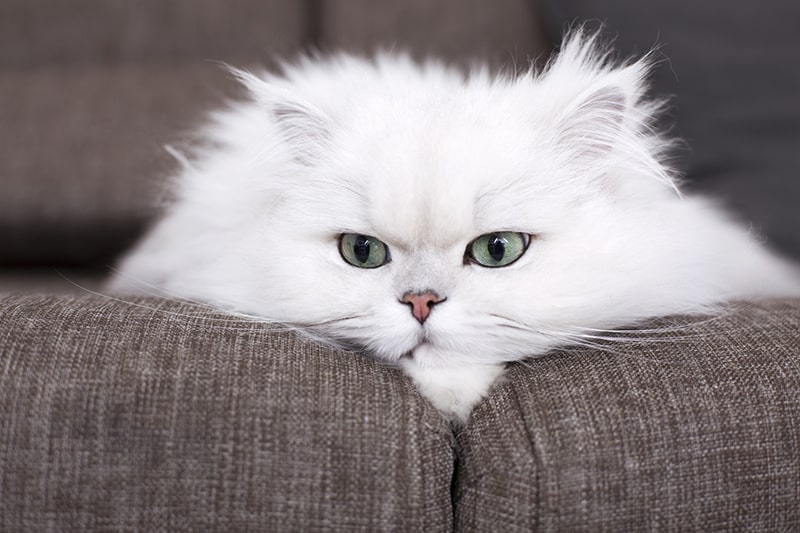
#> input picture data/image.jpg, 800 x 533 px
$ jupyter execute 10_morphological_operations.ipynb
#> lines starting #> are read from the running program, lines starting #| are printed output that depends on the picture; after the words box and inside, x2 and y2 are one past the last pixel; in counts of white or black regions, pixels touching at a corner belong together
# 10. Morphological Operations

## Table of Contents
1. [Libraries](#libraries)
2. [Erosion](#erosion)
3. [Dilation](#dilation)
4. [Opening](#opening)
5. [Closing](#closing)
6. [Morphological Gradient](#gradient)
7. [Morphological Hats](#hats)
   1. [Top or White Hat](#top)
   1. [Black Hat](#black)

## Importing Libraries <a class="anchor" id="libraries" ></a>

[cell 1]
import cv2
import numpy as np
import matplotlib.pyplot as plt

[cell 2]
img = cv2.imread("data/image.jpg")
#> img is the input picture: shape (533, 800, 3); mean B, G, R 132.1, 130.6, 138.4
img1 = cv2.cvtColor(img, cv2.COLOR_BGR2RGB)
img2 = cv2.imread("data/image.jpg",0)
#> img2: shape (533, 800); min 0, max 255, mean 133.1

[cell 3]
#function to see image
def imgshow(img=img,img1=img1,img2=img2, rows=1,columns=3):
#> called with rows = 1, columns = 3
    print(img.shape,img1.shape,img2.shape)
#| (533, 800, 3) (533, 800, 3) (533, 800)
    fig = plt.figure(figsize=(15,8))
    #adds a subplot at 1st position
    fig.add_subplot(rows,columns,1)
    plt.title('BGR Format')
    plt.imshow(img)

    #adds a subplot at 2nd position
    fig.add_subplot(rows,columns,2)
    plt.title('RGB Format')
    plt.imshow(img1)

    #adds a subplot at 3rd position
    fig.add_subplot(rows,columns, 3)
    plt.title('BGR to GRAY')
    plt.imshow(img2,cmap="gray")
    plt.show()
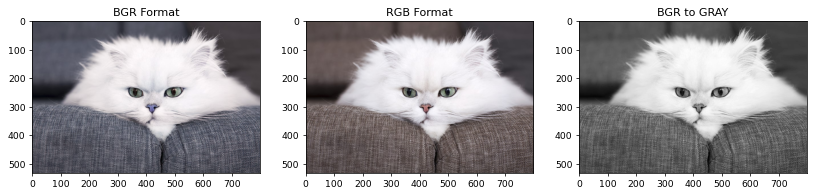
#> figure drawn by matplotlib, 3 panels; B, G, R data is drawn as R, G, B

imgshow(img=img,img1=img1,img2=img2, rows=1,columns=3)

## Erosion <a class="anchor" id="erosion" ></a>

Erosin primarily involves eroding(thinning) outer surface(foreground) of image
- Tt is suggested to have foreground as white

[cell 4]
BGR2GRAY = cv2.cvtColor(img,cv2.COLOR_BGR2GRAY)
plt.imshow(BGR2GRAY,cmap="gray")
plt.show()

Eroding boundy of image upto 3 level

[cell 5]
def plt_imshow(title, image):
    image = cv2.cvtColor(image, cv2.COLOR_BGR2RGB)
    plt.imshow(image)
    plt.title(title)
    plt.grid(False)
    plt.show()

for i in range(0,3):
    eroded = cv2.erode(BGR2GRAY.copy(), None, iterations=i+1)
    plt_imshow("Eroded {} times".format(i+1), eroded)
#> this loop made 3 passes
#> pass 1, `eroded = cv2.erode(BGR2GRAY.copy(), None, iterations=i+1)`:
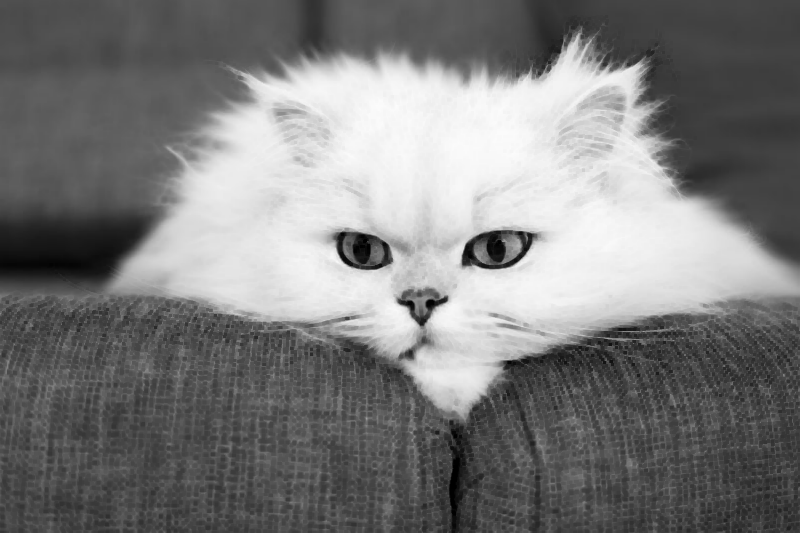
#> eroded: shape (533, 800); min 0, max 252, mean 123.5

### Binarize Image

[cell 6]
binr = cv2.threshold(BGR2GRAY, 0, 255, cv2.THRESH_BINARY + cv2.THRESH_OTSU)[1]
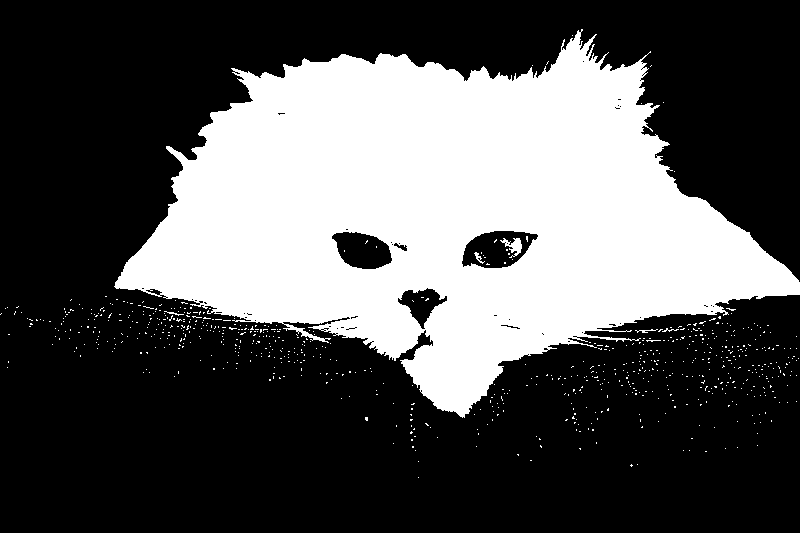
#> binr: shape (533, 800); 33.4% white; 769 white regions (763 under 20 px), largest, box (x1, y1, x2, y2) and area: (114, 29, 800, 418) 140375, (500, 238, 522, 258) 191, (474, 252, 485, 264) 42, (635, 329, 658, 333) 35, (164, 311, 184, 316) 28, (662, 328, 679, 332) 25
image = cv2.cvtColor(binr, cv2.COLOR_BGR2RGB)
plt.imshow(image)
plt.show()

### We can Invert Image to keep foreground in white

[cell 7]
invert = cv2.bitwise_not(binr)
image = cv2.cvtColor(invert, cv2.COLOR_BGR2RGB)
plt.imshow(image)
plt.show()

Then, we can define a kernel of $5 \times 5$ to use in erosion

[cell 8]
kernel = np.ones((5,5), np.uint8) #check for 3*3 or 7*7 kernel size too
print(kernel)

[cell 9]
for i in range(0,3):
    eroded = cv2.erode(invert.copy(),kernel=kernel, iterations=i+1)
    plt_imshow("Eroded {} times".format(i+1), eroded)
#> this loop made 3 passes
#> pass 1, `eroded = cv2.erode(invert.copy(),kernel=kernel, iterations=i+1)`:
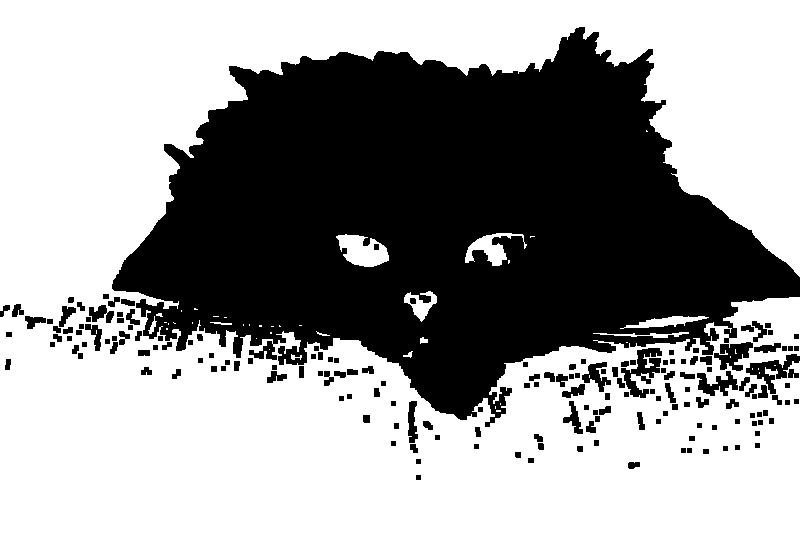
#> eroded: shape (533, 800); 60.5% white; 175 black regions, largest, box (x1, y1, x2, y2) and area: (112, 27, 800, 427) 156743, (621, 348, 662, 398) 911, (746, 354, 800, 394) 743

## Dilation <a class="anchor" id="dilation" ></a>

Involves dilating outer surface (foreground) of image
- For joining broken parts of an image together

[cell 10]
#binarize image
binr = cv2.threshold(BGR2GRAY,0,255,cv2.THRESH_BINARY + cv2.THRESH_OTSU)[1]
kernel = np.ones((3,3),np.uint8)
invert = cv2.bitwise_not(binr)

#dilate image
dilation = cv2.dilate(binr, kernel, iterations=1)
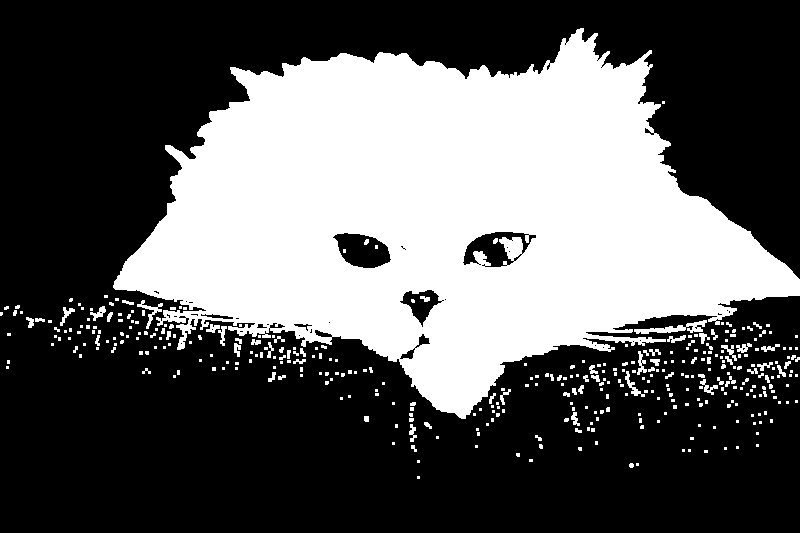
#> dilation: shape (533, 800); 36.4% white; 383 white regions (299 under 20 px), largest, box (x1, y1, x2, y2) and area: (113, 28, 800, 419) 147711, (634, 320, 707, 334) 398, (137, 300, 163, 329) 180

plt.imshow(dilation, cmap='gray')
plt.show()

We can apply series of dilations on inverted image using no kernel

[cell 11]
for i in range(0,3):
    dilated = cv2.dilate(invert.copy(),None,iterations= i+1)
    plt_imshow("Dilated {} times".format(i+1),dilated)

[cell 12]
for i in range(0,4):
    dilated = cv2.dilate(BGR2GRAY.copy(),None,iterations= i+1)
    plt_imshow("Dilated {} times".format(i+1),dilated)
#> this loop made 4 passes
#> pass 1, `dilated = cv2.dilate(BGR2GRAY.copy(),None,iterations= i+1)`:
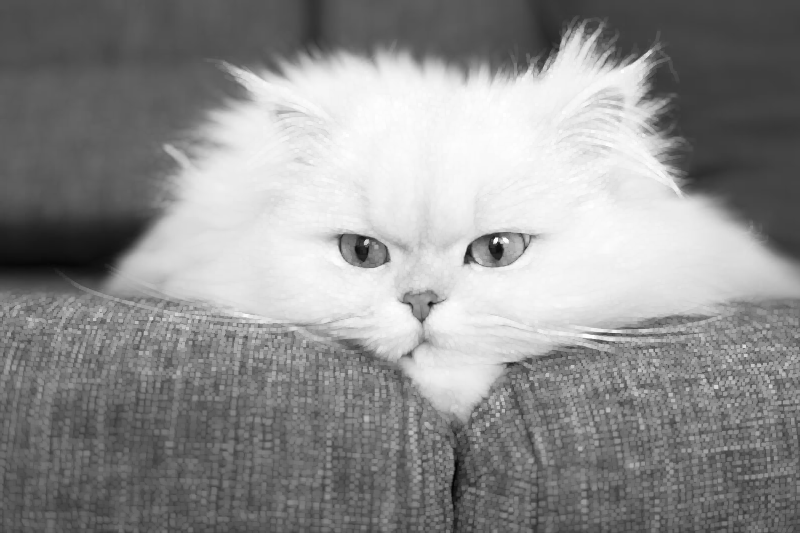
#> dilated: shape (533, 800); min 3, max 254, mean 143.2

## Opening <a class="anchor" id="opening" ></a>

Erosion followed by dilation in outer surface (foreground) of image
- Generally used to remove noise (small blobs) in image

[cell 13]
#opening image
opening = cv2.morphologyEx(binr,cv2.MORPH_OPEN,kernel,iterations=1)
#> opening: shape (533, 800); 32.7% white; 9 white regions (5 under 20 px), largest, box (x1, y1, x2, y2) and area: (115, 32, 800, 417) 139220, (290, 325, 325, 342) 140, (511, 238, 522, 253) 123, (570, 340, 577, 344) 24

#print output
plt.imshow(opening, cmap='gray')
plt.show()

[cell 14]
for i in range(0,3):
    opening = cv2.morphologyEx(binr.copy(),cv2.MORPH_OPEN,None,iterations= i+1)
    plt_imshow("Dilated {} times".format(i+1),opening)
    plt.show()

## Closing <a class="anchor" id="closing" ></a>

Dilation followed by erosion in outer surface (foreground) of image
- Generally used to close holes inside of objects or for connecting components together

[cell 15]
#closing image
closing = cv2.morphologyEx(binr, cv2.MORPH_CLOSE, kernel, iterations=1)
#> closing: shape (533, 800); 33.7% white; 607 white regions (599 under 20 px), largest, box (x1, y1, x2, y2) and area: (114, 29, 800, 418) 141772, (500, 238, 522, 260) 247, (635, 326, 685, 333) 115

#print output
plt.imshow(closing,cmap='gray')
plt.show()

[cell 16]
for i in range(0,3):
    closing = cv2.morphologyEx(binr.copy(),cv2.MORPH_CLOSE,None,iterations= i+1)
    plt_imshow("Dilated {} times".format(i+1),closing)
    plt.show()

Iterating with different kernels

[cell 17]
kernelSizes = [(3,3), (5,5), (7,7)]
BGR2GRAY = cv2.cvtColor(img,cv2.COLOR_BGR2GRAY)

for kernelSize in kernelSizes:
    kernel = cv2.getStructuringElement(cv2.MORPH_RECT, kernelSize)
    closing = cv2.morphologyEx(BGR2GRAY, cv2.MORPH_CLOSE, kernel)
    plt_imshow("Closing Kernel Size: ({}, {})".format(kernelSize[0], kernelSize[1]), closing)

## Morphological Gradient <a class="anchor" id="gradient" ></a>

It first applies erosion and dilation individually on image and then computes difference between eroded and dilated image

[cell 18]
# use morph gradient
morph_gradient = cv2.morphologyEx(invert,cv2.MORPH_GRADIENT,kernel)
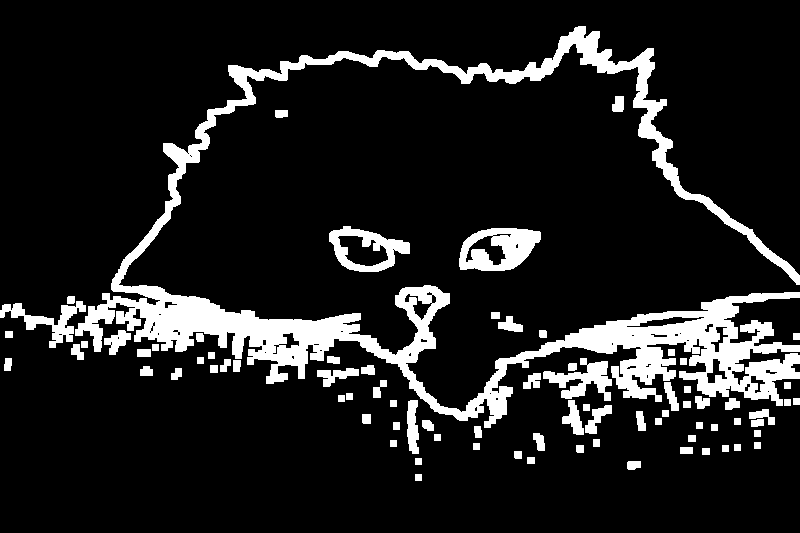
#> morph_gradient: shape (533, 800); 12.5% white; 80 white regions, largest, box (x1, y1, x2, y2) and area: (75, 26, 800, 428) 39004, (459, 228, 541, 271) 2244, (329, 226, 410, 272) 1579

#print output
plt.imshow(morph_gradient, cmap='gray')
plt.show()

[cell 19]
for i in range(0,3):
    # use morph gradient
    morph_gradient = cv2.morphologyEx(invert,cv2.MORPH_GRADIENT,kernel+i)
    #print output
    plt.imshow(morph_gradient, cmap='gray')
    plt.show()

Iterating with different kernels

[cell 20]
kernelSizes = [(3,3), (5,5), (7,7)]
BGR2GRAY = cv2.cvtColor(img,cv2.COLOR_BGR2GRAY)

for kernelSize in kernelSizes:
    kernel = cv2.getStructuringElement(cv2.MORPH_RECT, kernelSize)
    gradient = cv2.morphologyEx(BGR2GRAY, cv2.MORPH_GRADIENT, kernel)
    plt_imshow("Gradient: ({}, {})".format(
        kernelSize[0], kernelSize[1]), gradient)
#> this loop made 3 passes
#> kernel on pass 1: [[1, 1, 1], [1, 1, 1], [1, 1, 1]]
#> pass 1, `gradient = cv2.morphologyEx(BGR2GRAY, cv2.MORPH_GRADIENT, kernel)`:
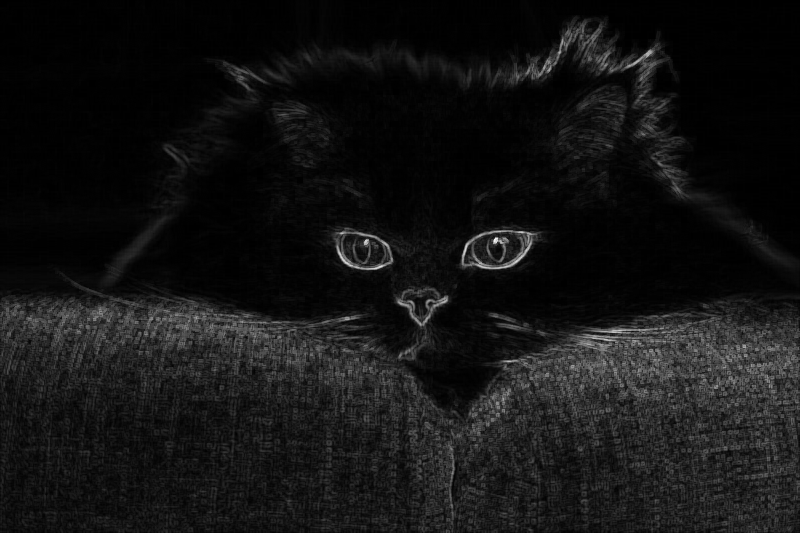
#> gradient: shape (533, 800); min 0, max 242, mean 19.6

## Morphological Hats <a class="anchor" id="hats" ></a>

1. Top or White Hat
2. Black hat

### Top or White Hat <a class="anchor" id="top" ></a>

It is the difference between original (grayscale/single channel) input image and opening image

- Finds light(bright) regions of an image on dark background

[cell 21]
#construct a kernel (13x5)
kernel = cv2.getStructuringElement(cv2.MORPH_RECT,(13,5))
kernel

[cell 22]
tophat = cv2.morphologyEx(BGR2GRAY, cv2.MORPH_TOPHAT, kernel)
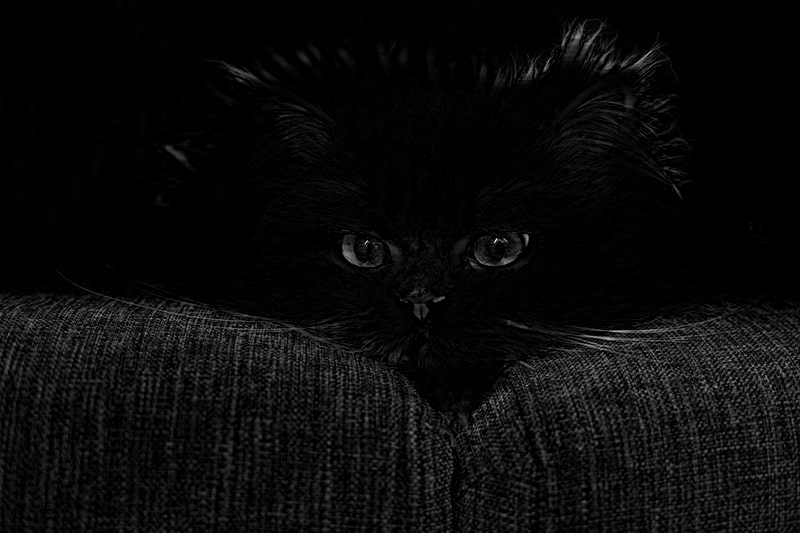
#> tophat: shape (533, 800); min 0, max 235, mean 10.4

plt.imshow(tophat, cmap='gray')
plt.show()

### Black Hat <a class="anchor" id="black" ></a>

Output is a difference between input image & opened image
- Finds dark regions on a light background

[cell 23]
blackhat = cv2.morphologyEx(BGR2GRAY,cv2.MORPH_BLACKHAT,kernel)
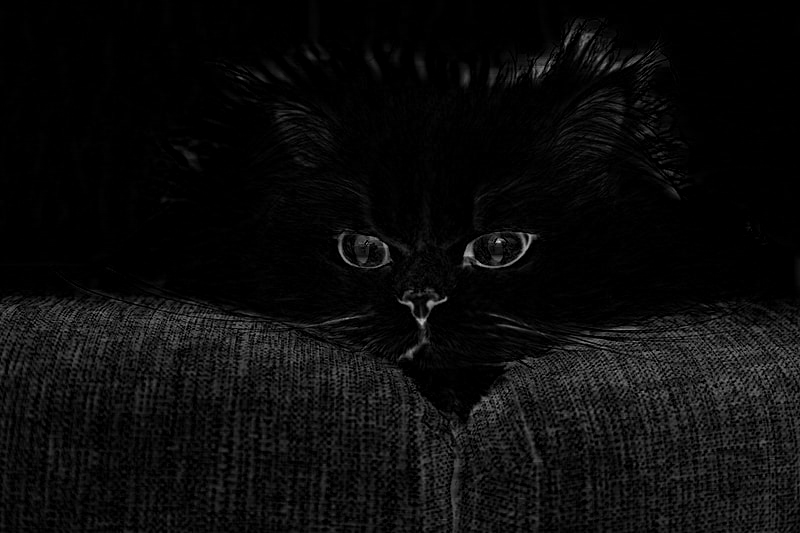
#> blackhat: shape (533, 800); min 0, max 226, mean 11.4

plt.imshow(blackhat, cmap='gray')
plt.show()
